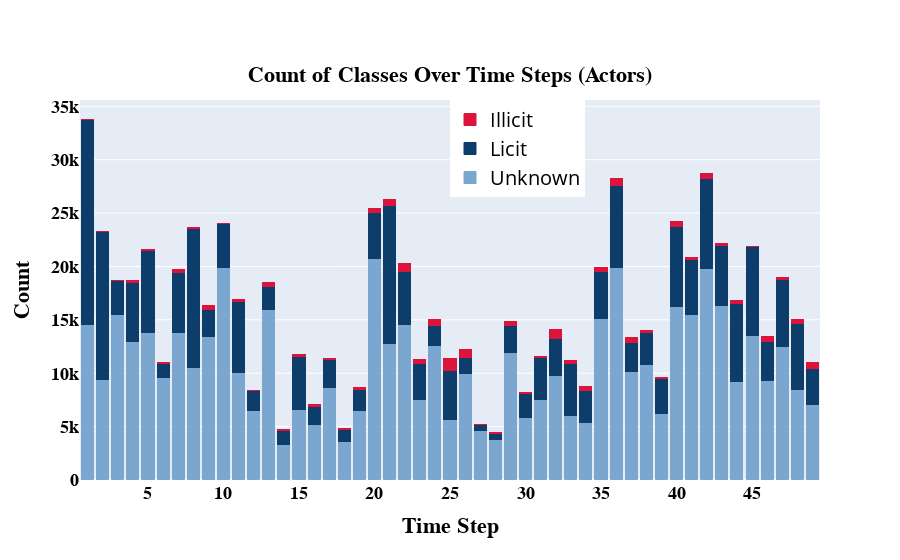

Source (notebook cell):
### Code cell
import plotly.graph_objects as go

x_list = list(range(1, 50))

fig = go.Figure(data=[
    go.Bar(name="Unknown", x=x_list, y=actors_unknown_count[0], marker=dict(color='#7AA6CF',
                                                                     line=dict(color='#7AA6CF', width=1))),
    go.Bar(name="Licit", x=x_list, y=actors_licit_count[0], marker=dict(color='#0D3E6B',
                                                                  line=dict(color='#0D3E6B', width=1))),
    go.Bar(name="Illicit", x=x_list, y=actors_illicit_count[0], marker=dict(color='#DC143C',
                                                                     line=dict(color='#DC143C', width=1)))
])

fig.update_layout(
    barmode='stack',
    xaxis=dict(
        title='Time Step',
        titlefont=dict(size=22, family='Arial', color='black', weight='bold'),  # 加粗横轴标签
        tickfont=dict(size=18, family='Arial', color='black', weight='bold')  # 加粗横轴数字
    ),
    yaxis=dict(
        title='Count',
        titlefont=dict(size=22, family='Arial', color='black', weight='bold'),  # 加粗纵轴标签
        tickfont=dict(size=18, family='Arial', color='black', weight='bold')  # 加粗纵轴数字
    ),
    legend=dict(
        x=0.5,
        y=1.0,
        font=dict(
            size=20,
            #family='Arial',
            color='black',
            # weight='bold'  # 加粗图例文字
        )
    ),
    annotations=[
        dict(
            x=0.5,
            y=1.10,
            xref='paper',
            yref='paper',
            text='Count of Classes Over Time Steps (Actors)',
            showarrow=False,
            font=dict(
                size=22,
                family='Arial',
                color='black',
                weight='bold' # 加粗标题
            )
        )
    ]
)

# 显示图表
fig.show()

### Figure 1 — Plotly figure (JSON) as saved in the notebook; plotly's stock layout.template omitted (floating-point values rounded to 4 significant figures)
{"data": [{"marker": {"color": "#7AA6CF", "line": {"color": "#7AA6CF", "width": 1}}, "name": "Unknown", "type": "bar", "x": [1, 2, 3, 4, 5, 6, 7, 8, 9, 10, 11, 12, 13, 14, 15, 16, 17, 18, 19, 20, 21, 22, 23, 24, 25, 26, 27, 28, 29, 30, 31, 32, 33, 34, 35, 36, 37, 38, 39, 40, 41, 42, 43, 44, 45, 46, 47, 48, 49], "y": [14533, 9377, 15473, 12936, 13823, 9568, 13776, 10521, 13394, 19939, 10079, 6489, 15953, 3338, 6615, 5198, 8636, 3631, 6485, 20734, 12778, 14524, 7506, 12588, 5696, 10005, 4651, 3806, 11926, 5813, 7503, 9756, 6007, 5422, 15121, 19919, 10177, 10797, 6205, 16266, 15469, 19801, 16383, 9245, 13489, 9322, 12530, 8472, 7064]}, {"marker": {"color": "#0D3E6B", "line": {"color": "#0D3E6B", "width": 1}}, "name": "Licit", "type": "bar", "x": [1, 2, 3, 4, 5, 6, 7, 8, 9, 10, 11, 12, 13, 14, 15, 16, 17, 18, 19, 20, 21, 22, 23, 24, 25, 26, 27, 28, 29, 30, 31, 32, 33, 34, 35, 36, 37, 38, 39, 40, 41, 42, 43, 44, 45, 46, 47, 48, 49], "y": [19205, 13860, 3182, 5580, 7718, 1383, 5671, 12997, 2602, 4101, 6628, 1887, 2187, 1337, 4939, 1721, 2639, 1083, 2016, 4278, 12887, 5037, 3377, 1880, 4560, 1507, 538, 576, 2513, 2289, 3925, 3540, 4877, 2934, 4381, 7699, 2697, 3017, 3308, 7520, 5219, 8469, 5627, 7268, 8353, 3615, 6229, 6215, 3338]}, {"marker": {"color": "#DC143C", "line": {"color": "#DC143C", "width": 1}}, "name": "Illicit", "type": "bar", "x": [1, 2, 3, 4, 5, 6, 7, 8, 9, 10, 11, 12, 13, 14, 15, 16, 17, 18, 19, 20, 21, 22, 23, 24, 25, 26, 27, 28, 29, 30, 31, 32, 33, 34, 35, 36, 37, 38, 39, 40, 41, 42, 43, 44, 45, 46, 47, 48, 49], "y": [73, 70, 43, 199, 39, 9, 256, 122, 393, 30, 187, 48, 345, 74, 196, 176, 122, 79, 125, 413, 616, 697, 387, 541, 1097, 704, 43, 102, 370, 131, 137, 759, 271, 447, 428, 588, 427, 183, 127, 440, 171, 396, 96, 277, 27, 508, 196, 381, 631]}], "layout": {"annotations": [{"font": {"color": "black", "family": "Arial", "size": 22, "weight": "bold"}, "showarrow": false, "text": "Count of Classes Over Time Steps (Actors)", "x": 0.5, "xref": "paper", "y": 1.1, "yref": "paper"}], "barmode": "stack", "legend": {"font": {"color": "black", "size": 20}, "x": 0.5, "y": 1}, "xaxis": {"tickfont": {"color": "black", "family": "Arial", "size": 18, "weight": "bold"}, "title": {"font": {"color": "black", "family": "Arial", "size": 22, "weight": "bold"}, "text": "Time Step"}}, "yaxis": {"tickfont": {"color": "black", "family": "Arial", "size": 18, "weight": "bold"}, "title": {"font": {"color": "black", "family": "Arial", "size": 22, "weight": "bold"}, "text": "Count"}}}}
